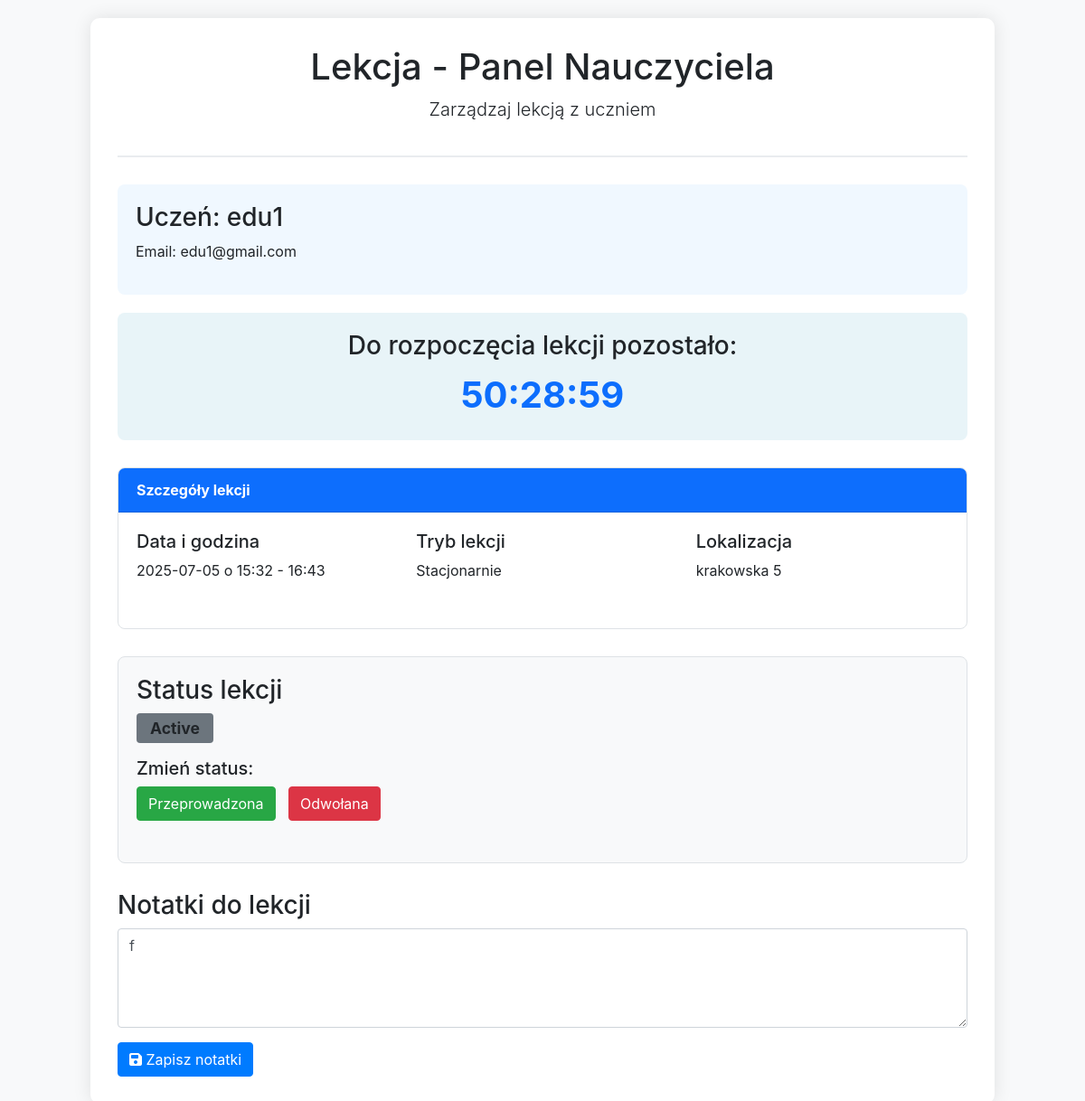
Before: /lesson_crm/5 (signed in) with the older database file.
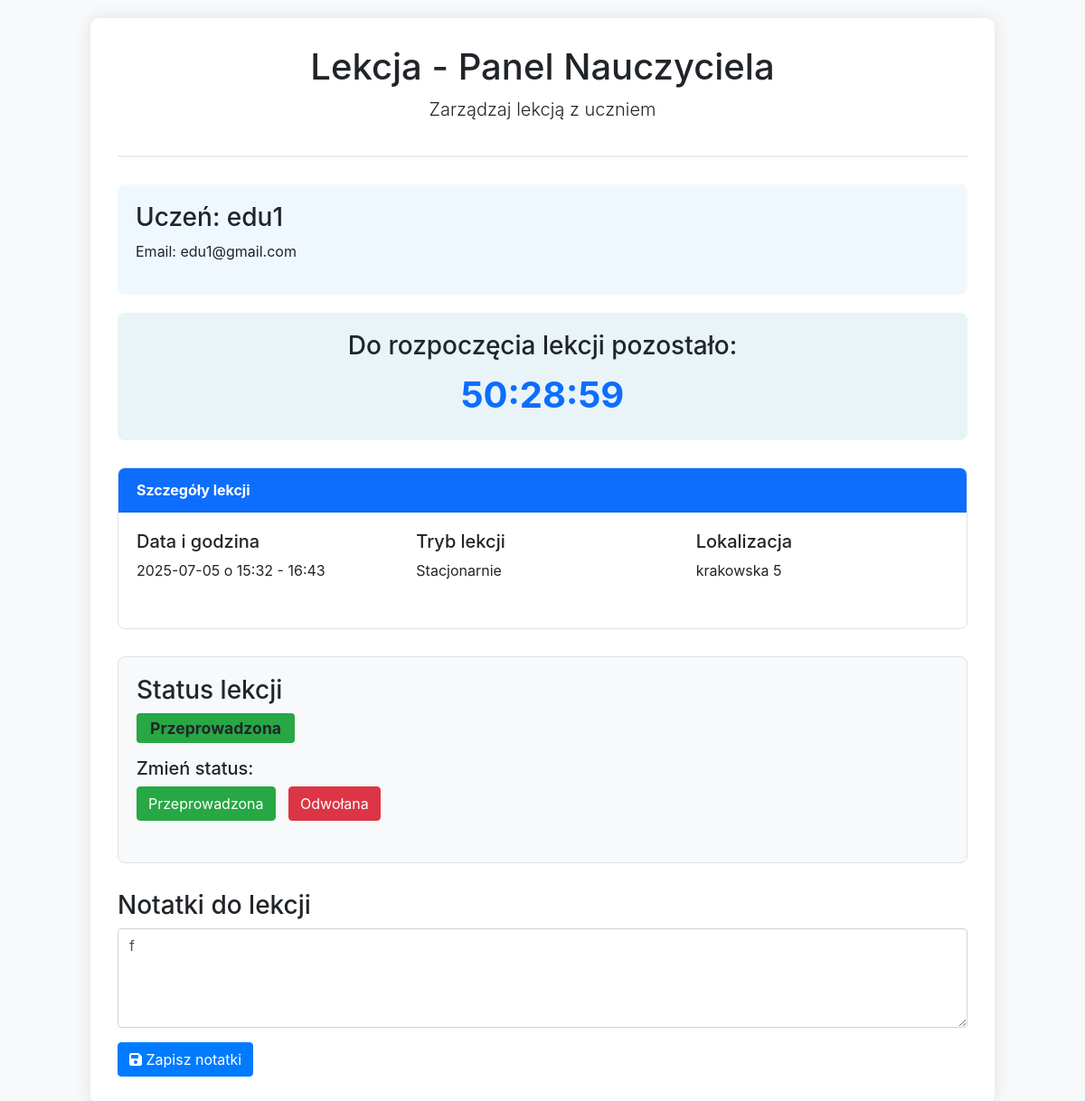
After: the same page with the newer database file.
### tables this page shows
CREATE TABLE users (
                id INTEGER PRIMARY KEY AUTOINCREMENT,
                username TEXT UNIQUE NOT NULL,
                email TEXT UNIQUE NOT NULL,
                hash TEXT NOT NULL,
                role INTEGER DEFAULT 0,
                voivodeship TEXT,
                regional_teacher_id INTEGER,
                first_name TEXT,
                last_name TEXT,
                phone TEXT,
                school TEXT,
                subjects TEXT,
                experience_years INTEGER,
                bio TEXT,
                profile_picture TEXT,
                created_at TIMESTAMP DEFAULT CURRENT_TIMESTAMP,
                is_online INTEGER DEFAULT 0,
                last_online TIMESTAMP,
                teaching_modes TEXT DEFAULT 'online',
                availability_hours INTEGER DEFAULT 8,
                parental_email TEXT,
                password_setup_token TEXT,
                token_expiry TIMESTAMP,
                password_reset_token TEXT,
                password_reset_expiry TIMESTAMP,
                tmethod TEXT DEFAULT 'default_method'
            );

CREATE TABLE bookings (
                id INTEGER PRIMARY KEY AUTOINCREMENT,
                teacher_id INTEGER NOT NULL,
                student_id INTEGER NOT NULL,
                day_of_week INTEGER NOT NULL,
                time_slot TEXT NOT NULL,
                booking_date TEXT NOT NULL,
                lesson_mode TEXT NOT NULL DEFAULT 'online',
                status TEXT DEFAULT 'active',
                notes TEXT,
                created_at TIMESTAMP DEFAULT CURRENT_TIMESTAMP,
                price_online REAL DEFAULT 80.0,
                price_in_person REAL DEFAULT 100.0,
                cancellation_reason TEXT,
                FOREIGN KEY (teacher_id) REFERENCES users (id),
                FOREIGN KEY (student_id) REFERENCES users (id),
                UNIQUE(teacher_id, day_of_week, time_slot, booking_date)
            );

CREATE TABLE pins (
                id INTEGER PRIMARY KEY AUTOINCREMENT,
                title TEXT NOT NULL,
                description TEXT,
                region TEXT NOT NULL,
                city TEXT NOT NULL,
                address TEXT NOT NULL,
                lat REAL NOT NULL,
                lng REAL NOT NULL,
                created_by INTEGER NOT NULL,
                FOREIGN KEY (created_by) REFERENCES users (id)
            );

### app.py (the view)
@app.route("/lesson_crm/<int:booking_id>")
def lesson_crm(booking_id):
    if "user_id" not in session or session.get("user_role") not in ["teacher", "regional_teacher"]:
        flash("Nie masz uprawnień do tej strony", "error")
        return redirect(url_for("index"))
    db = get_db()
    booking = db.execute("""
        SELECT b.*,
               u_student.username as student_name, u_student.email as student_email,
               u_teacher.username as teacher_name, u_teacher.email as teacher_email,
               p.title as pin_title, p.address as pin_address
        FROM bookings b
        JOIN users u_student ON b.student_id = u_student.id
        JOIN users u_teacher ON b.teacher_id = u_teacher.id
        LEFT JOIN pins p ON u_teacher.id = p.created_by
        WHERE b.id = ? AND b.teacher_id = ?
    """, (booking_id, session["user_id"])).fetchone()
    if not booking:
        flash("Rezerwacja nie istnieje", "error")
        return redirect(url_for("index"))
    booking_date = datetime.strptime(booking["booking_date"], "%Y-%m-%d")
    time_slot_parts = booking["time_slot"].split(" - ")
    start_time = datetime.strptime(time_slot_parts[0], "%H:%M")
    end_time = datetime.strptime(time_slot_parts[1], "%H:%M")
    lesson_start = datetime.combine(booking_date, start_time.time())
    lesson_end = datetime.combine(booking_date, end_time.time())
    now = datetime.now()
    time_remaining = lesson_start - now if lesson_start > now else timedelta(0)
    if time_remaining.total_seconds() > 0:
        total_seconds = int(time_remaining.total_seconds())
        hours, remainder = divmod(total_seconds, 3600)
        minutes, seconds = divmod(remainder, 60)
        time_remaining_str = f"{hours:02d}:{minutes:02d}:{seconds:02d}"
    else:
        time_remaining_str = "00:00:00"
    lesson_mode = booking["lesson_mode"]
    location = "Online" if lesson_mode == "online" else booking["pin_address"]
    return render_template("lesson_crm.html",
                           booking=booking,
                           lesson_start=lesson_start,
                           lesson_end=lesson_end,
                           time_remaining=time_remaining_str,
                           location=location)

### app.py (called while the page is built)
def get_db():
    db = getattr(g, '_database', None)
    if db is None:
        db = g._database = sqlite3.connect(DATABASE)
        db.row_factory = sqlite3.Row
    return db

@app.teardown_appcontext
def close_connection(exception):
    db = getattr(g, '_database', None)
    if db is not None:
        db.close()

@app.context_processor
def utility_processor():
    return dict(
        get_day_name=get_day_name,
        get_role_name=get_role_name,
        datetime=datetime,
        timedelta=timedelta,
        format_time_slot=format_time_slot
    )

### templates/lesson_crm.html (shortened to what this page needs)
<!DOCTYPE html>
<html lang="pl">
<head>
    <link rel="stylesheet" href="https://stackpath.bootstrapcdn.com/bootstrap/4.3.1/css/bootstrap.min.css">
</head>
<body>
    <div class="lesson-container">
        <div class="header-section">
            <h1>Lekcja - Panel Nauczyciela</h1>
            <p class="lead">Zarządzaj lekcją z uczniem</p>
        </div>
        <div class="student-info">
            <h3>Uczeń: {{ booking.student_name }}</h3>
            <p>Email: {{ booking.student_email }}</p>
        </div>
        <div class="timer-section">
            <h3 id="timer-status">Do rozpoczęcia lekcji pozostało:</h3>
            <div class="timer timer-before" id="timer">{{ time_remaining }}</div>
        </div>
        <div class="details-card card">
            <div class="card-header">Szczegóły lekcji</div>
            <div class="card-body">
                <div class="row mb-3">
                    <div class="col-md-4">
                        <h5>Data i godzina</h5>
                        <p>{{ booking.booking_date }} o {{ booking.time_slot }}</p>
                    </div>
                    <div class="col-md-4">
                        <h5>Tryb lekcji</h5>
                        <p>{{ "Online" if booking.lesson_mode == "online" else "Stacjonarnie" }}</p>
                    </div>
                    <div class="col-md-4">
                        <h5>Lokalizacja</h5>
                        <p>{{ location }}</p>
                    </div>
                </div>
            </div>
        </div>
        <div class="status-card">
            <h3>Status lekcji</h3>
            <div class="d-flex align-items-center mb-3">
                <span class="status-badge badge
                    {% if booking.status == 'zaplanowana' %}bg-primary
                    {% elif booking.status == 'przeprowadzona' %}bg-success
                    {% elif booking.status == 'odwolana' %}bg-danger
                    {% else %}bg-secondary{% endif %}">
                    {{ booking.status | capitalize }}
                </span>
            </div>
            <div class="mb-3">
                <h5>Zmień status:</h5>
                <button class="btn btn-success btn-status" data-status="przeprowadzona">
                    Przeprowadzona
                </button>
                <button class="btn btn-danger btn-status" data-status="odwolana">
                    Odwołana
                </button>
            </div>
        </div>
        <div class="notes-section">
            <h3>Notatki do lekcji</h3>
            <div class="mb-3">
                <textarea class="form-control" id="lessonNotes" rows="4"
                    placeholder="Dodaj notatki dotyczące lekcji...">{{ booking.notes or '' }}</textarea>
            </div>
            <button class="btn btn-primary" id="saveNotes">
                <i class="fas fa-save"></i> Zapisz notatki
            </button>
        </div>
    </div>
</body>
</html>

### templates/lesson_crm.html (style rules this page uses)
body { background-color: #f8f9fa; padding: 20px; }
.lesson-container { max-width: 1000px; margin: 0 auto; background-color: white; border-radius: 10px; box-shadow: 0 0 20px rgba(0,0,0,0.1); padding: 30px; }
.header-section { text-align: center; margin-bottom: 30px; border-bottom: 2px solid #e9ecef; padding-bottom: 20px; }
.timer-section { background-color: #e8f4f8; border-radius: 8px; padding: 20px; text-align: center; margin-bottom: 30px; }
.timer { font-size: 2.5rem; font-weight: bold; }
.timer-before { color: #0d6efd; }
.details-card { margin-bottom: 30px; border: 1px solid #dee2e6; border-radius: 8px; overflow: hidden; }
.card-header { background-color: #0d6efd; color: white; font-weight: bold; }
.status-card { background-color: #f8f9fa; border: 1px solid #dee2e6; border-radius: 8px; padding: 20px; margin-bottom: 30px; }
.notes-section { margin-top: 30px; }
.status-badge { font-size: 1.1rem; padding: 8px 15px; }
.btn-status { margin-right: 10px; margin-bottom: 10px; }
.student-info { background-color: #f0f8ff; border-radius: 8px; padding: 20px; margin-bottom: 20px; }

Changed rows visible on the page:
changed bookings "Stacjonarnie": status "Active" → "Przeprowadzona"
